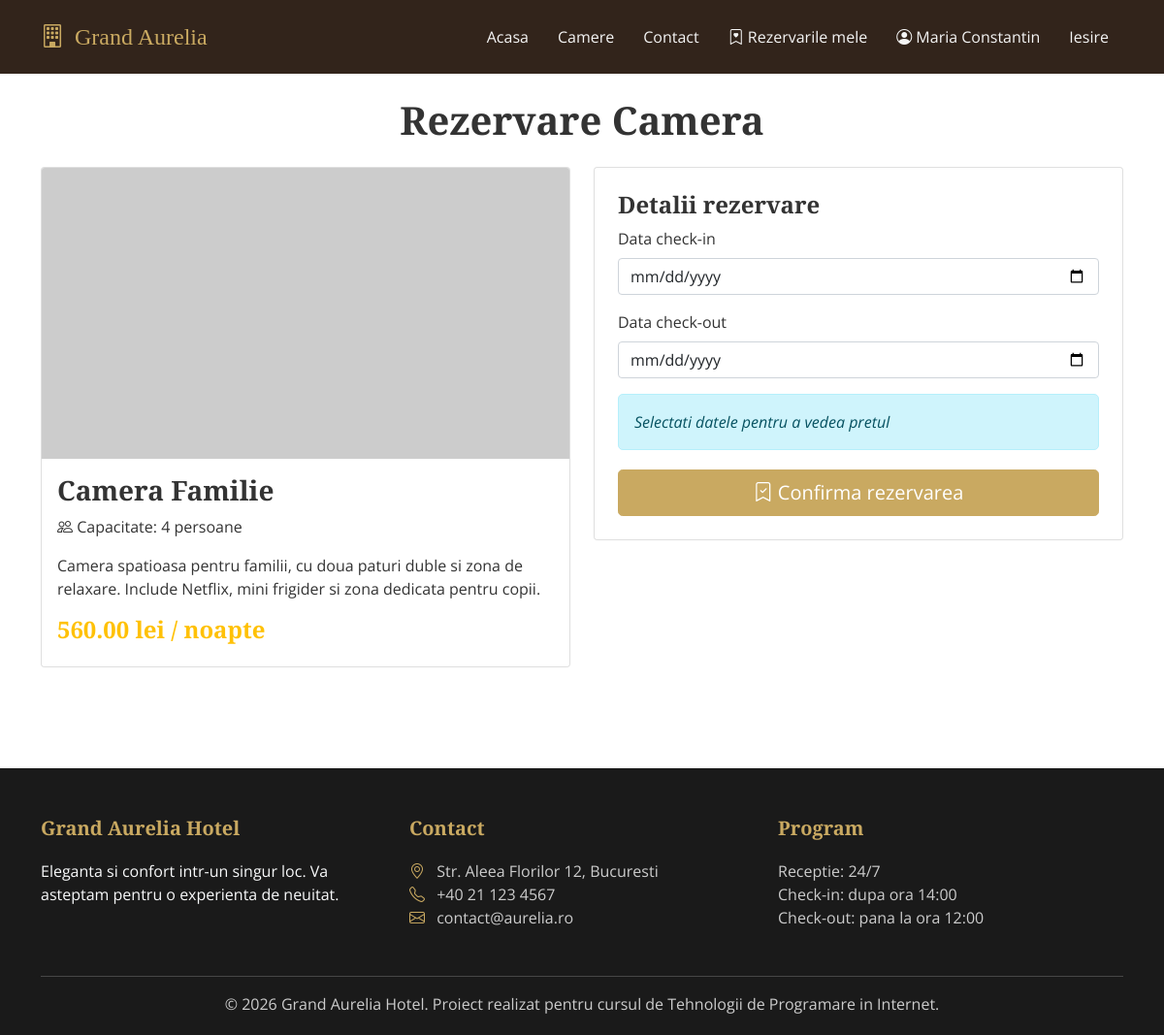
/rezerva.php?id=4 (signed in), run on the app's committed database.
### tables this page shows
CREATE TABLE camere (
    id INT AUTO_INCREMENT PRIMARY KEY,
    nume VARCHAR(100) NOT NULL,
    descriere TEXT NOT NULL,
    pret DECIMAL(10, 2) NOT NULL,
    capacitate INT NOT NULL DEFAULT 2,
    imagine VARCHAR(255) DEFAULT 'img/camera-default.jpg',
    status ENUM('disponibila', 'curatenie') NOT NULL DEFAULT 'disponibila'
);

### rezerva.php (the view, shortened to what this page needs)
<?php
include 'includes/db.php';
$id_camera = (int)$_GET['id'];
$sql_camera = "SELECT * FROM camere WHERE id = ? AND status = 'disponibila'";
$stmt = mysqli_prepare($conexiune, $sql_camera);
mysqli_stmt_bind_param($stmt, "i", $id_camera);
mysqli_stmt_execute($stmt);
$rezultat = mysqli_stmt_get_result($stmt);
$camera = mysqli_fetch_assoc($rezultat);
$mesaj_succes = "";
include 'includes/header.php';
?>
<div class="container" style="margin-top: 30px;">
    <h1 class="text-center mb-4">Rezervare Camera</h1>
    <?php if (!empty($mesaj_succes)): ?>
        <div class="alert alert-success">
            <i class="bi bi-check-circle"></i>
            <?php echo $mesaj_succes; ?>
            <br>
            <a href="rezervarile-mele.php" class="btn btn-sm btn-success mt-2">Vezi rezervarile mele</a>
            <a href="index.php" class="btn btn-sm btn-secondary mt-2">Inapoi la camere</a>
        </div>
    <?php else: ?>
    <div class="row">
        <div class="col-md-6 mb-4">
            <div class="card">
                <img src="<?php echo htmlspecialchars($camera['imagine']); ?>"
                     class="card-img-top"
                     alt="<?php echo htmlspecialchars($camera['nume']); ?>"
                     style="height: 300px; object-fit: cover;"
                     onerror="this.src='https://via.placeholder.com/600x300/c9a961/ffffff?text=Grand+Aurelia'">
                <div class="card-body">
                    <h3><?php echo htmlspecialchars($camera['nume']); ?></h3>
                    <p>
                        <i class="bi bi-people"></i> Capacitate: <?php echo $camera['capacitate']; ?> persoane
                    </p>
                    <p><?php echo htmlspecialchars($camera['descriere']); ?></p>
                    <h4 class="text-warning">
                        <?php echo $camera['pret']; ?> lei / noapte
                    </h4>
                </div>
            </div>
        </div>
        <div class="col-md-6 mb-4">
            <div class="card p-4">
                <h4>Detalii rezervare</h4>
                <form method="POST" action="rezerva.php?id=<?php echo $id_camera; ?>"
                      onsubmit="return validareRezervare()">
                    <div class="mb-3">
                        <label for="data_check_in" class="form-label">Data check-in</label>
                        <input type="date" class="form-control" id="data_check_in" name="data_check_in"
                               onchange="calculeazaPret()" required>
                    </div>
                    <div class="mb-3">
                        <label for="data_check_out" class="form-label">Data check-out</label>
                        <input type="date" class="form-control" id="data_check_out" name="data_check_out"
                               onchange="calculeazaPret()" required>
                    </div>
                    <div class="alert alert-info" id="total_pret">
                        <em>Selectati datele pentru a vedea pretul</em>
                    </div>
                    <button type="submit" class="btn btn-primary w-100 btn-lg">
                        <i class="bi bi-bookmark-check"></i> Confirma rezervarea
                    </button>
                </form>
            </div>
        </div>
    </div>
    <?php endif; ?>
</div>
<?php include 'includes/footer.php'; ?>

### css/style.css (style rules this page uses)
body { font-family: 'Open Sans', sans-serif; color: #333; padding-top: 70px; }
h1, h2, h3, h4, h5 { font-family: 'Playfair Display', serif; font-weight: 700; }
.btn-primary { background-color: #c9a961; border-color: #c9a961; }
.alert { border-radius: 5px; margin-bottom: 20px; }

### data on the page
camere: nume "Camera Familie", capacitate "4", descriere "Camera spatioasa pentru familii, cu doua paturi duble si zona de relaxare. Include Netflix, mini frigider si zona dedicata pentru copii.", pret "560.00"

### other printed values
$_SESSION['utilizator_nume'] "Maria Constantin"
